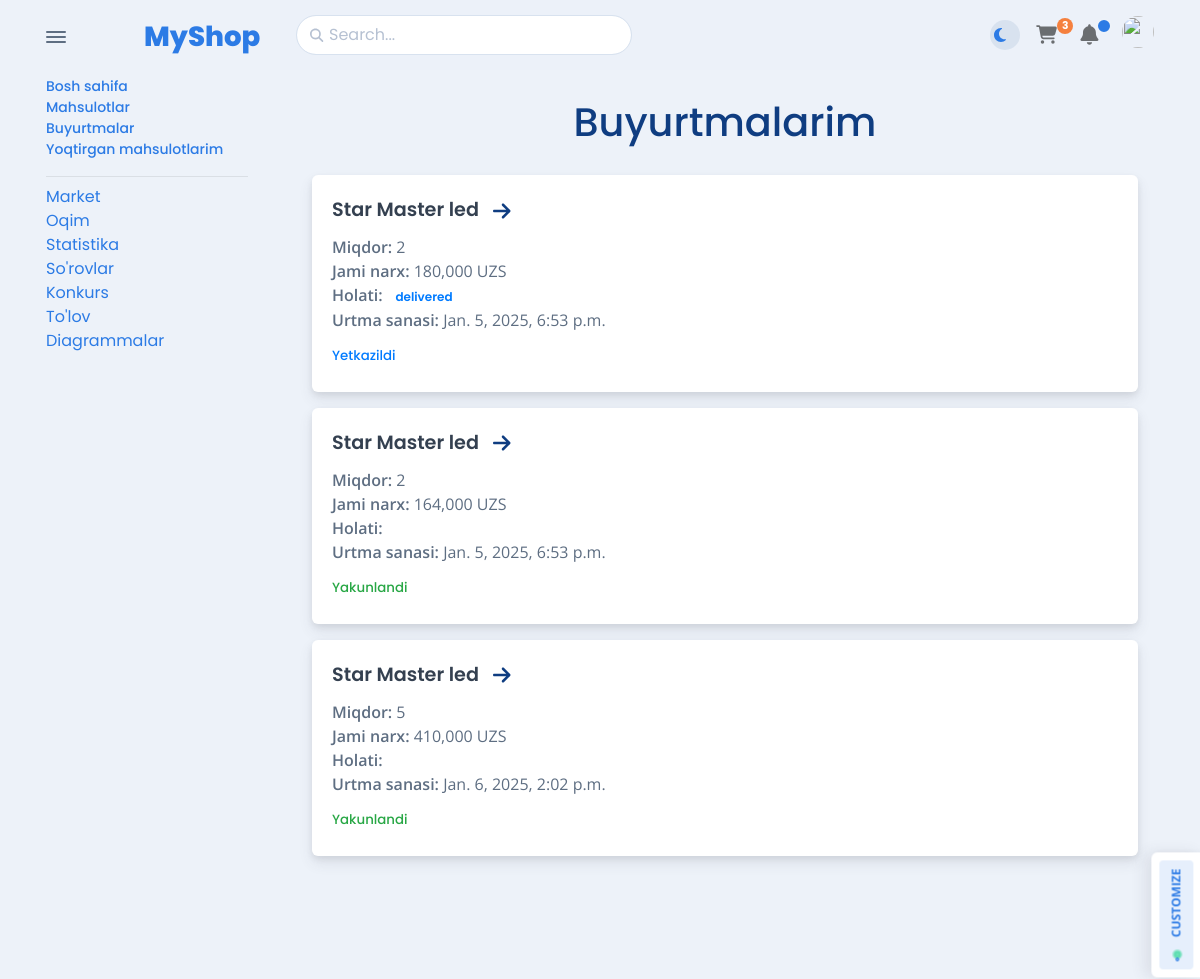
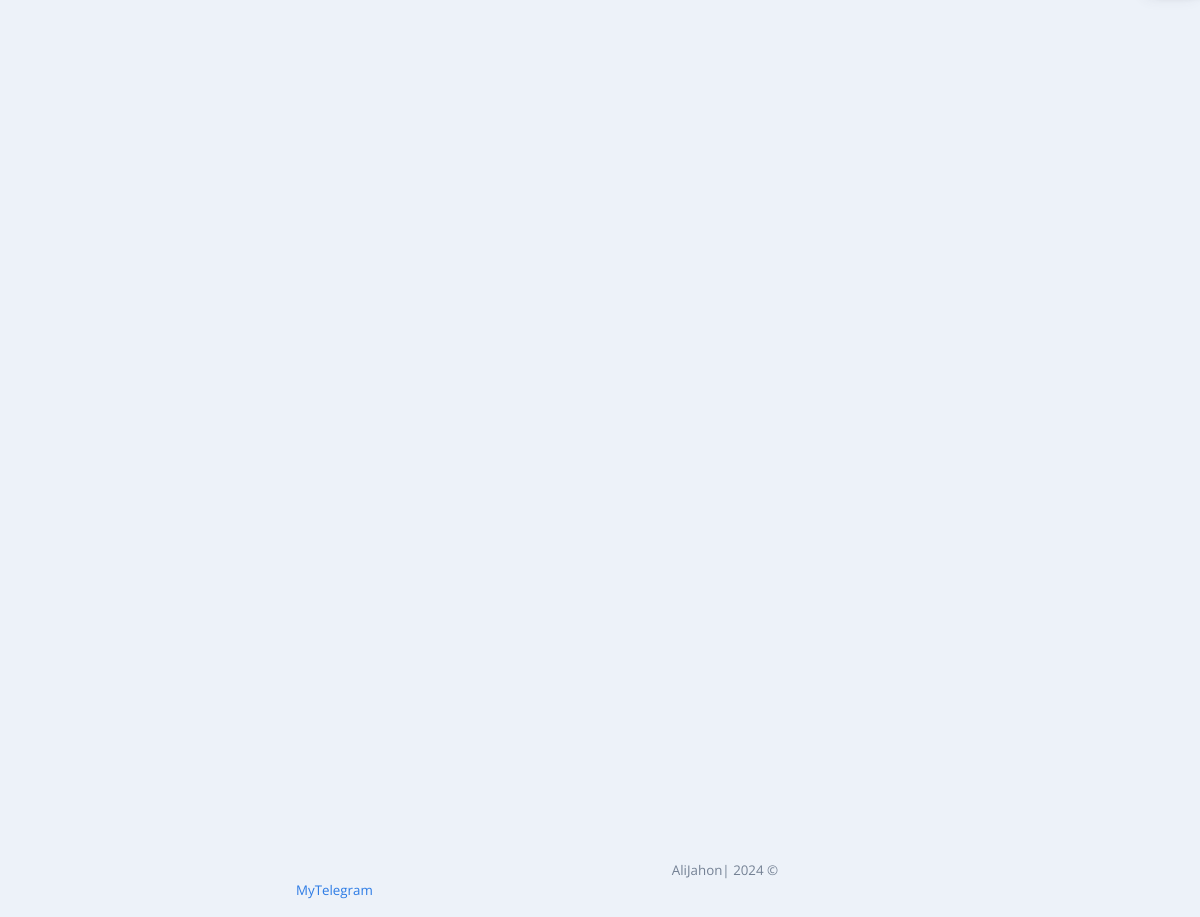
/orders (signed in), run on the app's committed database (2 pictures, top to bottom).
### apps/models.py (models this page shows, shortened)
class Order(Model):
    class StatusChoices(TextChoices):
        new = 'new', 'Yangi'
        ready_to_deliver = 'ready_to_deliver', 'Dostavkaga tayyor'
        delivering = 'delivering', 'Yetkazilmoqda'
        delivered = 'delivered', 'Yetkazib berildi'
        cancelled_phone = 'cancelled_phone', 'Telefon ko\'tarmadi'
        cancelled = 'cancelled', 'Bekor qilidi'
        archived = 'archived', 'Arxivlandi'
        completed = 'completed', 'Tugallandi'
    phone_number = CharField(max_length=20)
    fullname = CharField(max_length=50)
    user = ForeignKey(User, on_delete=CASCADE, related_name='orders')
    product = ForeignKey(Product, on_delete=CASCADE, related_name='orders')
    date_ordered = DateTimeField(auto_now_add=True)
    status = CharField(max_length=50, choices=StatusChoices.choices, default=StatusChoices.new)
    quantity = SmallIntegerField(default=1)
    thread = ForeignKey('Thread', on_delete=SET_NULL, null=True, related_name='orders')
    price = DecimalField(max_digits=9, decimal_places=2,null=True)
    send_order_date=DateTimeField(default=datetime.datetime.now().date()+datetime.timedelta(days=1))

class Product(Model):
    name = CharField(max_length=50)
    description = CharField(max_length=500)
    price = DecimalField(max_digits=9, decimal_places=2)
    image = ImageField(upload_to='products/')
    slug = SlugField(unique=True)
    category = ForeignKey('apps.Category', on_delete=SET_NULL, null=True, blank=True, related_name='products')
    liked_by_users = ManyToManyField('apps.User', related_name='liked_products', blank=True)
    reserve = SmallIntegerField(default=1)
    discount = SmallIntegerField(default=0)

### apps/views.py (the view)
# urls.py: path('orders', views.OrderView.as_view(), name='orders'),
class OrderView(View):
    def get(self, *args, **kwargs):
        orders = Order.objects.filter(user=self.request.user)
        context = {
            'orders': orders,
            'wishlist_count': Wishlist.objects.filter(user_id=self.request.user.id).count()
        }
        return render(self.request, 'apps/product/orders.html', context)

### templates/apps/product/orders.html (shortened to what this page needs)
{% extends 'apps/base_include/base.html' %}
{% load humanize %}
{% block main %}
    <div class="container mt-4">
        <h1 style="color: #0f3d81" class="text-center">Buyurtmalarim</h1>
        {% if orders %}
            <div class="mt-4">
                <div class="row">
                    {% for order in orders %}
                        <div class="col-12 mb-3">
                            <div class="card">
                                <div class="card-body">
                                    <h5 class="card-title">
                                        {{ order.product.name }}
                                        <a href="{% url 'product_detail' order.product.slug %}"
                                           class="btn btn-link p-0 ms-2" style="font-size: 1.25rem; color: #0f3d81;">
                                            <i class="fa fa-arrow-right"></i>
                                        </a>
                                    </h5>
                                    <p class="card-text">
                                        <strong>Miqdor:</strong> {{ order.quantity }}<br>
                                        <strong>Jami narx:</strong> {{ order.price|floatformat:0|intcomma }} UZS<br>
                                        <strong>Holati:</strong>
                                        <span
                                                {% if order.status == order.StatusChoices.new %}
                                                    style="color: #cc8500"
                                                {% elif order.status == order.StatusChoices.delivered %}
                                                    style="color: #007bff"
                                                {% elif order.status == 'bekor qilingan' %}
                                                    style="color: red"
                                                {% endif %}
                                                    class="badge badge-warning">
                                          {{ order.status }}
                                        </span><br>
                                        <strong>Urtma sanasi:</strong> {{ order.date_ordered }}<br>
                                    </p>
                                    <div class="d-flex justify-content-between">
                                        {% if order.status == 'new' %}
                                            <a href="{% url 'cancel_order' id=order.id %}"
                                               class="btn btn-danger btn-sm">Bekor qilish</a>
                                        {% elif order.status == 'ready_to_deliver' %}
                                            <h6 style="color: #ffc107">Dostavkaga tayyor...</h6>
                                        {% elif order.status == 'delivering' %}
                                            <h6 style="color: #ffc107">Yetkazilmoqda...</h6>
                                        {% elif order.status == 'delivered' %}
                                            <h6 style="color: #007bff ">Yetkazildi</h6>
                                        {% elif order.status == 'cancelled_phone' %}
                                            <h6 style="color: #dc3545">Telefon ko'tarilmadi</h6>
                                            <a href="{% url 'recover_order' id=order.id %}"
                                               class="btn btn-warning btn-sm">Tiklash</a>
                                        {% elif order.status == 'cancelled' %}
                                            <h6 style="color: #dc3545">Bekor qilindi</h6>
                                            <a href="{% url 'recover_order' id=order.id %}"
                                               class="btn btn-warning btn-sm">Tiklash</a>
                                        {% elif order.status == 'archived' %}
                                            <h6 style="color: #6c757d">Arxivlandi</h6>
                                            <a href="{% url 'recover_order' id=order.id %}"
                                               class="btn btn-secondary btn-sm">Tiklash</a>
                                        {% elif order.status == order.StatusChoices.completed %}
                                            <h6 style="color: #28a745">Yakunlandi</h6>
                                        {% endif %}
                                    </div>
                                </div>
                            </div>
                        </div>
                    {% endfor %}
                </div>
            </div>
        {% else %}
            <div class="alert alert-info text-center mt-4">
                Sizda hali hech qanday urtma mavjud emas.
            </div>
        {% endif %}
    </div>
{% endblock %}

### templates/apps/base_include/base.html (style rules this page uses)
a { display: flex; align-items: center; text-decoration: none; }
svg { margin-right: 10px; }

### templates/apps/product/orders.html (style rules this page uses)
@media (min-width: 768px) { .row { display: block; } }

### data on the page
Order: product.name "Star Master led", quantity "2", price "180,000", status "delivered", date_ordered "Jan. 5, 2025, 6:53 p.m.", shows "Yetkazildi"
Order: product.name "Star Master led", quantity "2", price "164,000", date_ordered "Jan. 5, 2025, 6:53 p.m.", status "Yakunlandi"
Order: product.name "Star Master led", quantity "5", price "410,000", date_ordered "Jan. 6, 2025, 2:02 p.m.", status "Yakunlandi"

### other printed values
{{ wishlist_count }} "3"
